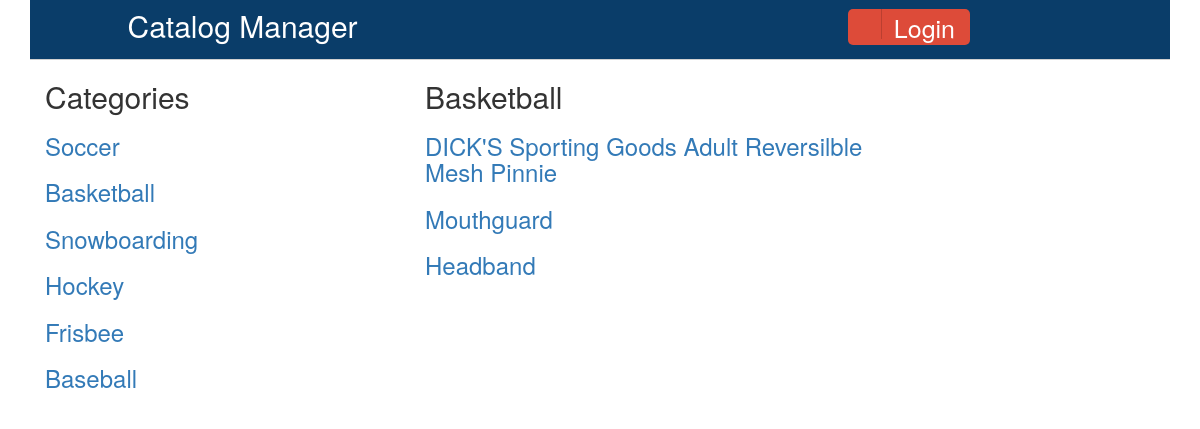
The app's page /catalog/2/items with its own data.
### database_setup.py (models this page shows, shortened)
class Category(Base):
    __tablename__ = 'category'
    id = Column(Integer, primary_key=True)
    name = Column(String(250), nullable=False)

class Item(Base):
    __tablename__ = 'item'
    itemName =Column(String(80), nullable = False)
    id = Column(Integer, primary_key = True)
    description = Column(String(250))
    category_id = Column(Integer,ForeignKey('category.id'))
    category = relationship(Category)
    user_id = Column(Integer, ForeignKey('user.id'))
    user = relationship(User)

### catalogMngr.py (the view)
@app.route('/catalog/<int:category_id>/items')
def showCategory(category_id):
    category = session.query(Category).filter_by(id=category_id).one()
    catalog = session.query(Category).all()
    isLoggedIn = 'username' in login_session
    items = session.query(Item).filter_by(
            category_id=category.id).all()
    return render_template('category.html',
                            items=items,
                            category=category,
                            catalog=catalog,
                            isLoggedIn = isLoggedIn)

### templates/category.html (shortened to what this page needs)
{% extends "main.html" %}
{% block content %}
    <div class="col-sm-4">
        <h2>Categories</h2>
            {% for category in catalog %}
            <h3>
                <a href="{{url_for('showCategory', category_id = category.id)}}"> <p>{{category.name}}</p></a>
            </h3>
             {% endfor %}
    </div>
    <div class="col-sm-5">
        <h2>{{category.name}}</h2>
        {% for i in items %}
            <h3>
                <a href="{{url_for('showCategoryItem', item_id = i.id, category_id=category.id)}}"><p>{{i.itemName}}</p></a>
            </h3>
        {% endfor %}
    </div>
{% endblock %}

### static/styles.css (style rules this page uses)
body { font-size: 2.0rem; }

### records on screen
Category: name "Soccer"
Category: name "Basketball"
Category: name "Snowboarding"
Category: name "Hockey"
Category: name "Frisbee"
Category: name "Baseball"
Item: itemName "DICK'S Sporting Goods Adult Reversilble Mesh Pinnie"
Item: itemName "Mouthguard"
Item: itemName "Headband"
